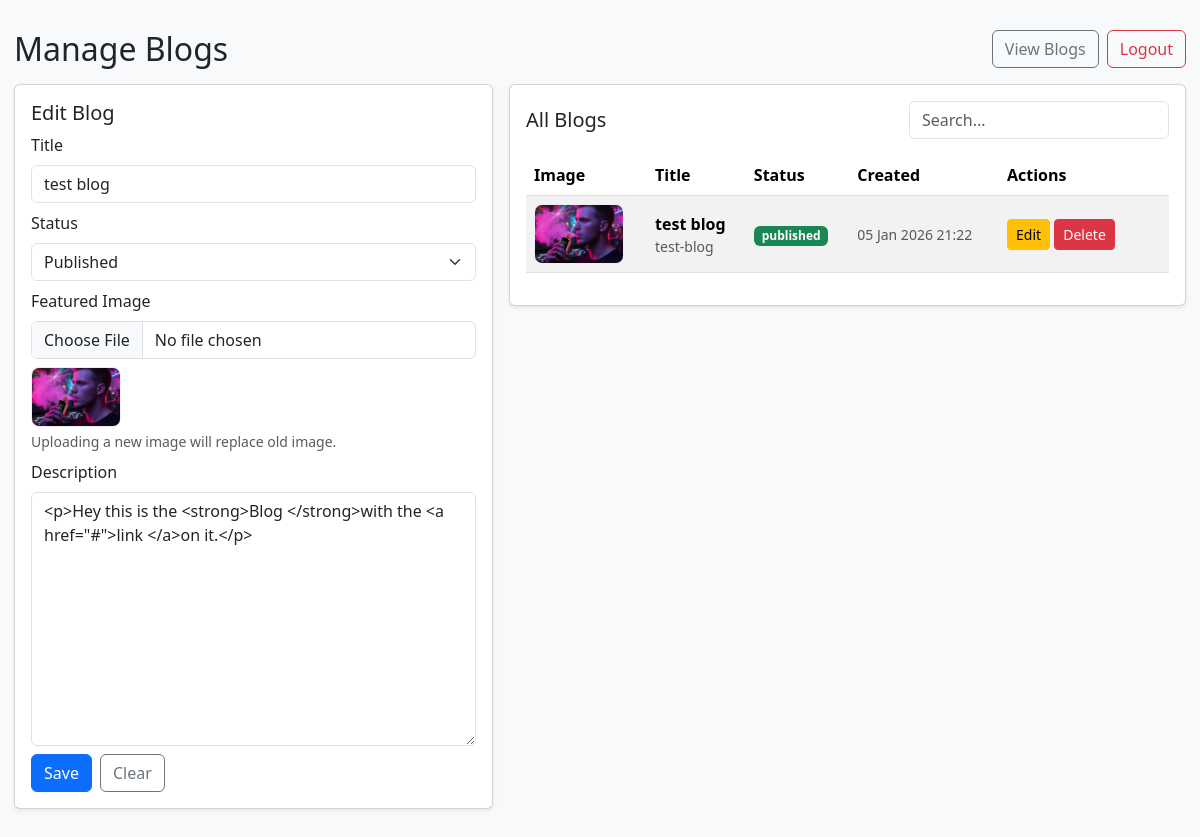
Screenshot of /admin/manage-blogs.php?edit=1 (signed in) with the database file from the repository.
### tables this page shows
CREATE TABLE `blogs` (
  `id` int(11) NOT NULL,
  `title` varchar(255) NOT NULL,
  `slug` varchar(255) NOT NULL,
  `content` longtext NOT NULL,
  `featured_image` varchar(500) DEFAULT NULL,
  `status` enum('draft','published') NOT NULL DEFAULT 'published',
  `created_at` timestamp NOT NULL DEFAULT current_timestamp(),
  `updated_at` timestamp NOT NULL DEFAULT current_timestamp() ON UPDATE current_timestamp()
);

### admin/manage-blogs.php (the view, shortened to what this page needs)
<?php
require('../config/connection.php');
$edit = null;
if (isset($_GET['edit']) && is_numeric($_GET['edit'])) {
    $id = intval($_GET['edit']);
    $stmt = $con->prepare("SELECT * FROM blogs WHERE id=? LIMIT 1");
    $stmt->bind_param("i", $id);
    $stmt->execute();
    $res = $stmt->get_result();
    $edit = $res->fetch_assoc();
}
$resAll = $con->query("SELECT id, title, slug, featured_image, status, created_at FROM blogs ORDER BY created_at DESC");
?>
<!DOCTYPE html>
<html>
<head>
  <link rel="stylesheet" href="https://cdnjs.cloudflare.com/ajax/libs/bootstrap/5.3.7/css/bootstrap.min.css" />
</head>
<body class="bg-light">
<div class="wrap">
  <div class="d-flex justify-content-between align-items-center mb-3">
    <h2 class="m-0">Manage Blogs</h2>
    <div class="d-flex gap-2">
      <a href="blogs.php" class="btn btn-outline-secondary">View Blogs</a>
      <a href="logout.php" class="btn btn-outline-danger">Logout</a>
    </div>
  </div>
  <div class="row g-3">
    <div class="col-lg-5">
      <div class="card shadow-sm">
        <div class="card-body">
          <h5><?php echo $edit ? "Edit Blog" : "Add Blog"; ?></h5>
          <form method="POST" enctype="multipart/form-data">
            <div class="mb-2">
              <label class="form-label">Title</label>
              <input class="form-control" name="title" required value="<?php echo htmlspecialchars($edit['title'] ?? ''); ?>">
            </div>
            <div class="mb-2">
              <label class="form-label">Status</label>
              <select class="form-select" name="status">
                <option value="published" <?php echo (($edit['status'] ?? '')==='published')?'selected':''; ?>>Published</option>
              </select>
            </div>
            <div class="mb-2">
              <label class="form-label">Featured Image</label>
              <input type="file" class="form-control" name="featured_image" accept="image/*">
              <?php if (!empty($edit['featured_image'])): ?>
                <div class="mt-2">
                  <img class="thumb" src="<?php echo htmlspecialchars($edit['featured_image']); ?>" alt="">
                </div>
              <?php endif; ?>
              <div class="form-text">Uploading a new image will replace old image.</div>
            </div>
            <div class="mb-2">
              <label class="form-label">Description</label>
              <textarea id="content" name="content" class="form-control" rows="10"><?php echo htmlspecialchars($edit['content'] ?? ''); ?></textarea>
            </div>
            <div class="d-flex gap-2">
              <button class="btn btn-primary" name="save_blog" type="submit">Save</button>
              <a class="btn btn-outline-secondary" href="manage-blogs.php">Clear</a>
            </div>
          </form>
        </div>
      </div>
    </div>
    <div class="col-lg-7">
      <div class="card shadow-sm">
        <div class="card-body">
          <div class="d-flex justify-content-between align-items-center">
            <h5 class="m-0">All Blogs</h5>
            <input class="form-control" style="max-width:260px" id="search" placeholder="Search..." oninput="searchTable()"/>
          </div>
          <div class="table-responsive mt-3">
            <table class="table table-striped align-middle" id="blogsTable">
              <thead>
                <tr>
                  <th>Image</th>
                  <th>Title</th>
                  <th>Status</th>
                  <th>Created</th>
                  <th style="width:170px">Actions</th>
                </tr>
              </thead>
              <tbody>
                <?php if ($resAll && $resAll->num_rows > 0): ?>
                  <?php while($b = $resAll->fetch_assoc()): ?>
                    <tr>
                      <td>
                        <?php if(!empty($b['featured_image'])): ?>
                          <img class="thumb" src="<?php echo htmlspecialchars($b['featured_image']); ?>" alt="">
                        <?php else: ?>
                          <span class="text-muted">—</span>
                        <?php endif; ?>
                      </td>
                      <td>
                        <div class="fw-semibold"><?php echo htmlspecialchars($b['title']); ?></div>
                        <div class="text-muted small"><?php echo htmlspecialchars($b['slug']); ?></div>
                      </td>
                      <td>
                        <span class="badge <?php echo $b['status']==='published'?'bg-success':'bg-secondary'; ?>">
                          <?php echo htmlspecialchars($b['status']); ?>
                        </span>
                      </td>
                      <td class="small text-muted"><?php echo date("d M Y H:i", strtotime($b['created_at'])); ?></td>
                      <td>
                        <a class="btn btn-sm btn-warning" href="manage-blogs.php?edit=<?php echo $b['id']; ?>">Edit</a>
                        <a class="btn btn-sm btn-danger"
                           href="manage-blogs.php?delete=<?php echo $b['id']; ?>"
                           onclick="return confirm('Delete this blog?')">Delete</a>
                      </td>
                    </tr>
                  <?php endwhile; ?>
                <?php else: ?>
                  <tr><td colspan="5">No blogs found.</td></tr>
                <?php endif; ?>
              </tbody>
            </table>
          </div>
        </div>
      </div>
    </div>
  </div>
</div>
</body>
</html>

### admin/manage-blogs.php (style rules this page uses)
.wrap { max-width:1200px;margin:30px auto;padding:0 14px; }
.thumb { width:90px;height:60px;object-fit:cover;border-radius:8px;border:1px solid #eee;background:#fafafa }

### rows the page displays
blogs: title "test blog", status "Published", featured_image (picture), content "<p>Hey this is the <strong>Blog </strong>with the <a href=\"#\">link </a>on it.</p>", slug "test-blog", status "published", created_at "05 Jan 2026 21:22"
